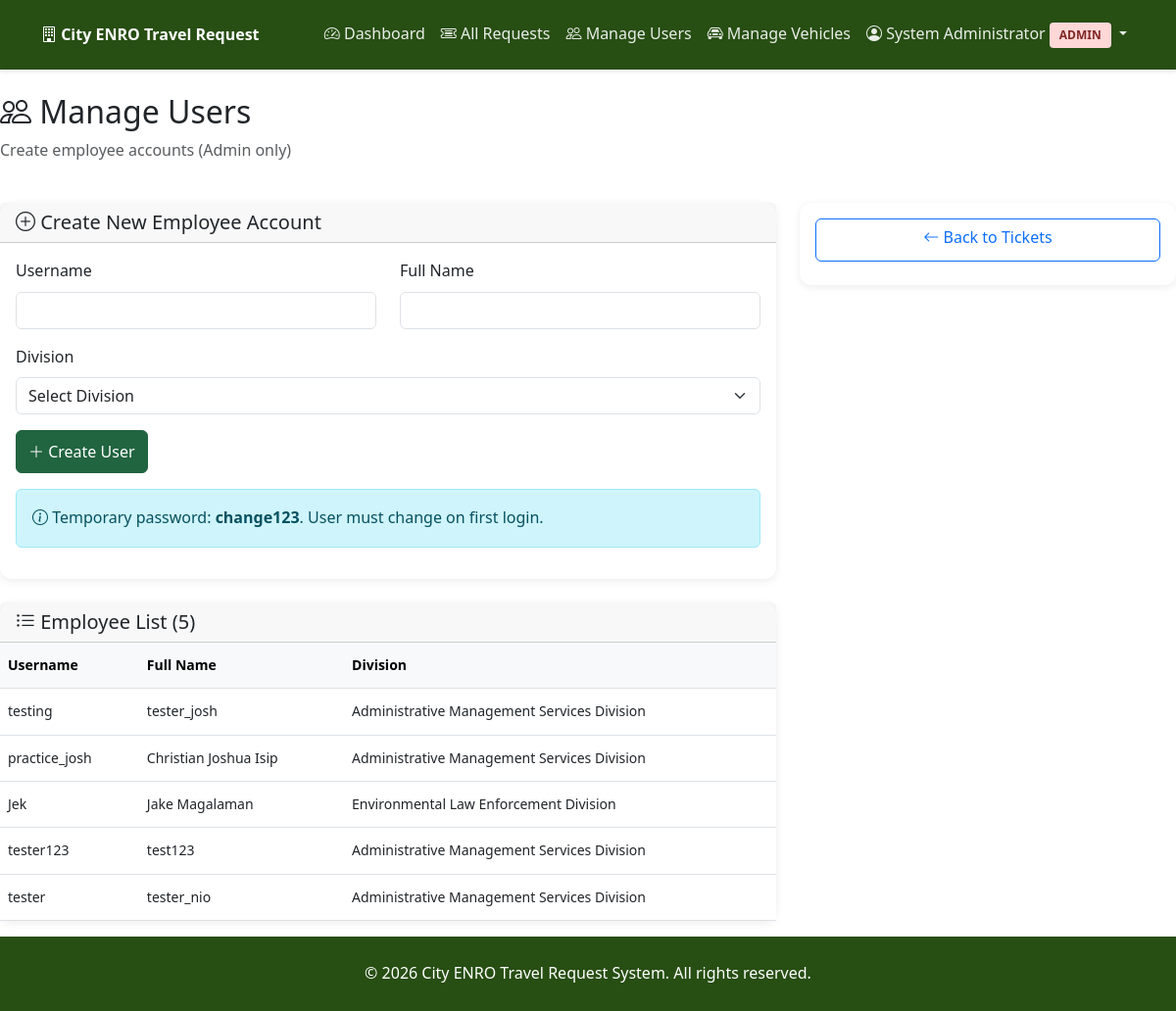
Page /admin/users (signed in) on the committed database.
### tables this page shows
CREATE TABLE users (
            id INTEGER PRIMARY KEY AUTOINCREMENT,
            username VARCHAR(50) UNIQUE NOT NULL,
            password VARCHAR(255) NOT NULL,
            role VARCHAR(50) NOT NULL,
            division_id INTEGER,
            full_name VARCHAR(100) NOT NULL,
            created_at TIMESTAMP DEFAULT CURRENT_TIMESTAMP,
            FOREIGN KEY (division_id) REFERENCES divisions(id)
        );

CREATE TABLE divisions (
            id INTEGER PRIMARY KEY AUTOINCREMENT,
            name VARCHAR(100) NOT NULL
        );

### routes/main.py (the view, shortened to what this page needs)
@main_bp.route('/admin/users', methods=['GET', 'POST'])
def admin_users():
    if 'user_id' not in session or session.get('role') != 'admin':
        flash('Admin access required', 'danger')
        return redirect(url_for('main.dashboard'))
    from flask_bcrypt import Bcrypt
    bcrypt = Bcrypt()
    db_type = getattr(Config, 'DATABASE_TYPE', 'sqlite')
    try:
        conn = get_db_connection()
        cursor = conn.cursor()
        if db_type == 'sqlite':
            cursor.execute("""
                SELECT u.*, d.name as division_name
                FROM users u
                LEFT JOIN divisions d ON u.division_id = d.id
                WHERE u.role = 'employee'
                ORDER BY u.created_at DESC
            """)
            rows = cursor.fetchall()
            users = [dict_from_row(row) for row in rows]
            cursor.execute("SELECT * FROM divisions ORDER BY name")
            rows = cursor.fetchall()
            divisions = [dict_from_row(row) for row in rows]
        conn.close()
    except:
        users = []
        divisions = []
    return render_template('admin/users.html', users=users, divisions=divisions)

### routes/main.py (called while the page is built, shortened)
def get_db_connection():
    db_type = getattr(Config, 'DATABASE_TYPE', 'sqlite')
    if db_type == 'sqlite':
        conn = sqlite3.connect(Config.SQLITE_DATABASE)
        conn.row_factory = sqlite3.Row
        return conn

def dict_from_row(row):
    if row is None:
        return None
    return dict(zip(row.keys(), row))

### templates/admin/users.html (shortened to what this page needs)
{% extends "base.html" %}
{% block content %}
<div class="row mb-4">
    <div class="col-md-8">
        <h2><i class="bi bi-people"></i> Manage Users</h2>
        <p class="text-muted">Create employee accounts (Admin only)</p>
    </div>
</div>
<div class="row">
    <div class="col-md-8">
        <div class="card mb-4">
            <div class="card-header">
                <h5 class="mb-0"><i class="bi bi-plus-circle"></i> Create New Employee Account</h5>
            </div>
            <div class="card-body">
                <form method="POST" action="{{ url_for('main.admin_users') }}">
                    <div class="row">
                        <div class="col-md-6 mb-3">
                            <label for="username" class="form-label">Username</label>
                            <input type="text" class="form-control" id="username" name="username" required>
                        </div>
                        <div class="col-md-6 mb-3">
                            <label for="full_name" class="form-label">Full Name</label>
                            <input type="text" class="form-control" id="full_name" name="full_name" required>
                        </div>
                    </div>
                    <div class="mb-3">
                        <label for="division_id" class="form-label">Division</label>
                        <select class="form-select" id="division_id" name="division_id" required>
                            <option value="">Select Division</option>
                        </select>
                    </div>
                    <button type="submit" name="action" value="create" class="btn btn-primary">
                        <i class="bi bi-plus-lg"></i> Create User
                    </button>
                </form>
                <div class="alert alert-info mt-3">
                    <i class="bi bi-info-circle"></i>
                    Temporary password: <strong>change123</strong>. User must change on first login.
                </div>
            </div>
        </div>
        <div class="card">
            <div class="card-header">
                <h5 class="mb-0"><i class="bi bi-list-ul"></i> Employee List ({{ users|length }})</h5>
            </div>
            <div class="card-body p-0">
                {% if users %}
                <div class="table-responsive">
                    <table class="table table-hover mb-0">
                        <thead class="table-light">
                            <tr>
                                <th>Username</th>
                                <th>Full Name</th>
                                <th>Division</th>
                            </tr>
                        </thead>
                        <tbody>
                            {% for user in users %}
                            <tr>
                                <td>{{ user.username }}</td>
                                <td>{{ user.full_name }}</td>
                                <td>{{ user.division_name or '-' }}</td>
                            </tr>
                            {% endfor %}
                        </tbody>
                    </table>
                </div>
                {% else %}
                <div class="text-center py-5">
                    <i class="bi bi-people" style="font-size: 3rem; color: #ccc;"></i>
                    <p class="mt-3 text-muted">No employees found. Create some above.</p>
                </div>
                {% endif %}
            </div>
        </div>
    </div>
    <div class="col-md-4">
        <div class="card">
            <div class="card-body">
                <a href="{{ url_for('tickets.all_tickets') }}" class="btn btn-outline-primary w-100 mb-2">
                    <i class="bi bi-arrow-left"></i> Back to Tickets
                </a>
            </div>
        </div>
    </div>
</div>
{% endblock %}

### templates/base.html (style rules this page uses)
:root { --primary-color: #274e13; --accent-color: #216440; --success-color: #38a169; --warning-color: #d69e2e; --danger-color: #e53e3e; --light-bg: #3f6342; }
body { background-image: url('/static/img/nd%20CREDIT%20John%20Christian%20Yayen_CNCH%20%2B%20Honday%20Bay-blue%20filter.jpg'); background-size: cover; background-position: center; background-repeat: no-repeat; background-attachment: fixed; min-height: 100vh; display: flex; flex-direction: column; font-size: clamp(0.875rem, 1rem, 1.125rem); line-height: 1.6; }
.card { border: none; border-radius: 10px; box-shadow: 0 2px 8px rgba(0,0,0,0.08); transition: transform 0.2s, box-shadow 0.2s; }
.btn-primary { background-color: var(--accent-color); border-color: var(--accent-color); }
h2 { font-size: clamp(1.25rem, 3.5vw, 2rem); }
h4, h5, h6 { font-size: clamp(1rem, 2.5vw, 1.25rem); }
.btn { font-size: clamp(0.875rem, 2.5vw, 1rem); min-height: clamp(37px, 10vw, 43px); }
.table { font-size: clamp(0.75rem, 2vw, 0.875rem); }
.card { margin-bottom: 1rem; border-radius: 0.75rem; }
.btn { min-height: 44px; font-size: 16px; }
table { font-size: 0.875rem; }
.table th, .table td { padding: 0.75rem 0.5rem; white-space: nowrap; min-width: 80px; }
html { overflow-y: scroll !important; }

### rows in the picture
users: username "testing", full_name "tester_josh", name "Administrative Management Services Division"
users: username "practice_josh", full_name "Christian Joshua Isip", name "Administrative Management Services Division"
users: username "Jek", full_name "Jake Magalaman", name "Environmental Law Enforcement Division"
users: username "tester123", full_name "test123", name "Administrative Management Services Division"
users: username "tester", full_name "tester_nio", name "Administrative Management Services Division"

### other values in the picture
{{ session.full_name or session.username or 'User' }} "System Administrator"
{{ session.role }} "ADMIN"
{{ users|length }} "5"
